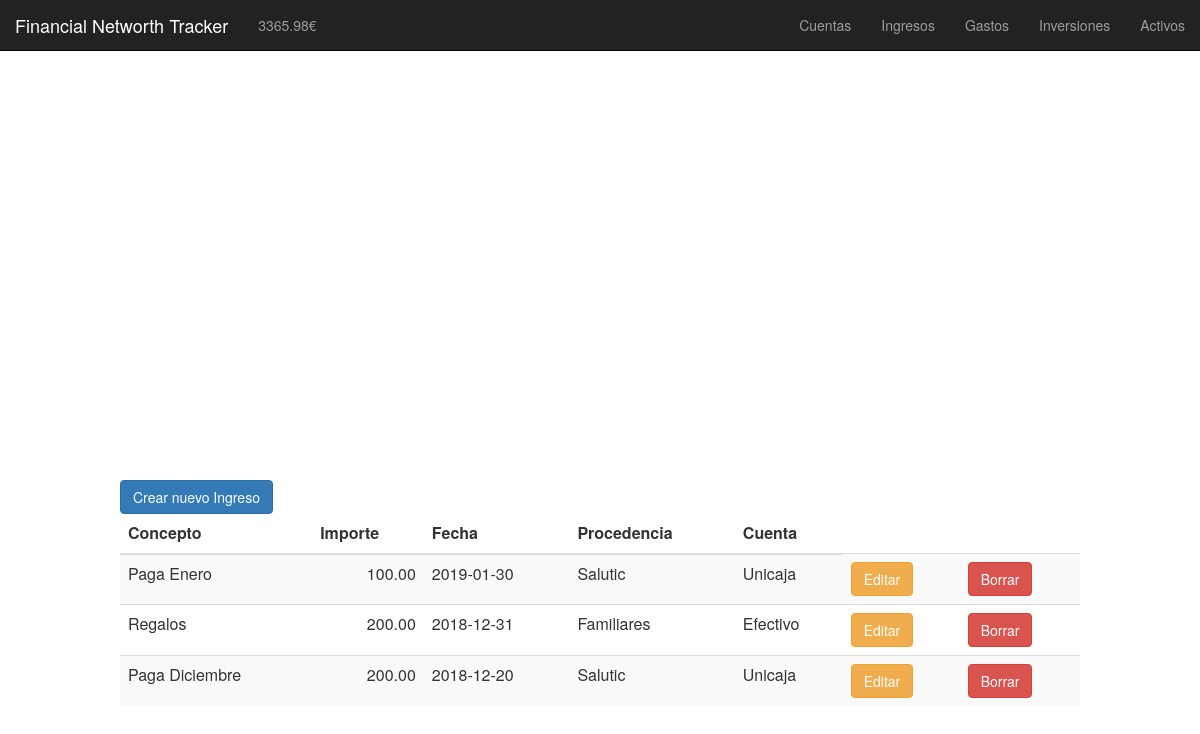
Page /ingresos.php on the earlier database version.
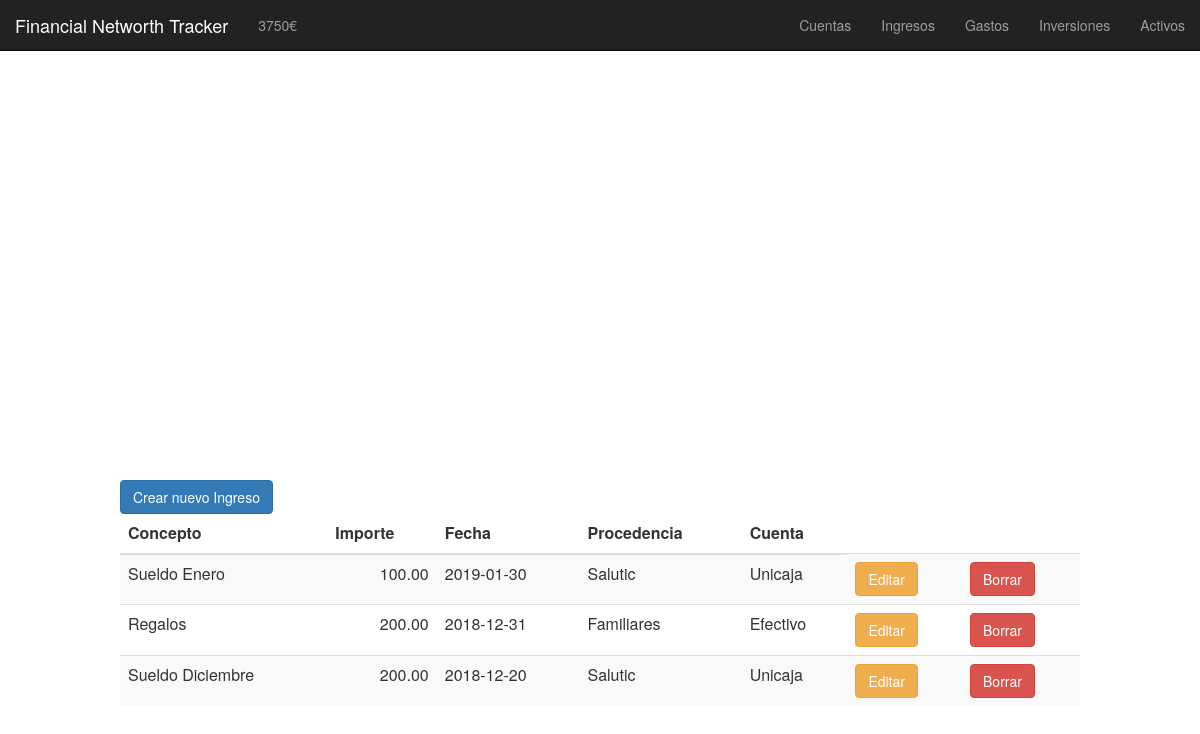
Same page on the later database version.
### tables this page shows
CREATE TABLE ingresos (
	id INT PRIMARY KEY AUTO_INCREMENT,
	importe DECIMAL(8,2),  
    concepto VARCHAR(50),  
    fecha DATE,  
    procedencia VARCHAR(50),  
    cuenta VARCHAR(50)  
);

### functions/ingresos/mostrar_ingresos_edit.php (the view, shortened to what this page needs)
<td>
    <button type="button" class="btn btn-warning" data-toggle="modal" data-target="#modal_editar_<?php echo $row['id'] ;?>">
    Editar
    </button>
</td>
<td>
    <button type="button" class="btn btn-danger" data-toggle="modal" data-target="#modal_borrar_<?php echo $row['id'] ;?>">
    Borrar
    </button>
</td>

### functions/patrimonio/mostrar_patrimonio.php (shortened to what this page needs)
<?php
$patrimonio = 0;
$res = mysql_query("SELECT * FROM cuentas")
or die(mysql_error());
while($row = mysql_fetch_array( $res )) {
    $patrimonio = $patrimonio + $row['saldo'];
}
echo $patrimonio."€";
?>

### functions/ingresos/mostrar_ingresos.php (shortened to what this page needs)
<table class="table table-striped">
    <thead>
    <tr>
        <th>Concepto</th>
        <th>Importe</th>
        <th>Fecha</th>
        <th>Procedencia</th>
        <th>Cuenta</th>
    </tr>
    </thead>
<?php
$res = mysql_query("SELECT * FROM ingresos ORDER BY fecha DESC")
or die(mysql_error());
while($row = mysql_fetch_array( $res )) {?>
    <tr>
        <td><?php echo $row['concepto'];?></td>
        <td style="text-align:right;"><?php echo $row['importe'];?></td>
        <td><?php echo $row['fecha'];?></td>
        <td><?php echo $row['procedencia'];?></td>
        <td><?php echo $row['cuenta'];?></td>
        <?php
            if ($editar == 1) {
                require "mostrar_ingresos_edit.php";
            }
        ?>
    </tr>
<?php } ?>
</table>

Differences in the rows shown:
changed ingresos: concepto "Paga Enero" → "Sueldo Enero"
changed ingresos: concepto "Paga Diciembre" → "Sueldo Diciembre"
Other differences:
$patrimonio: "3365.98" → "3750"
